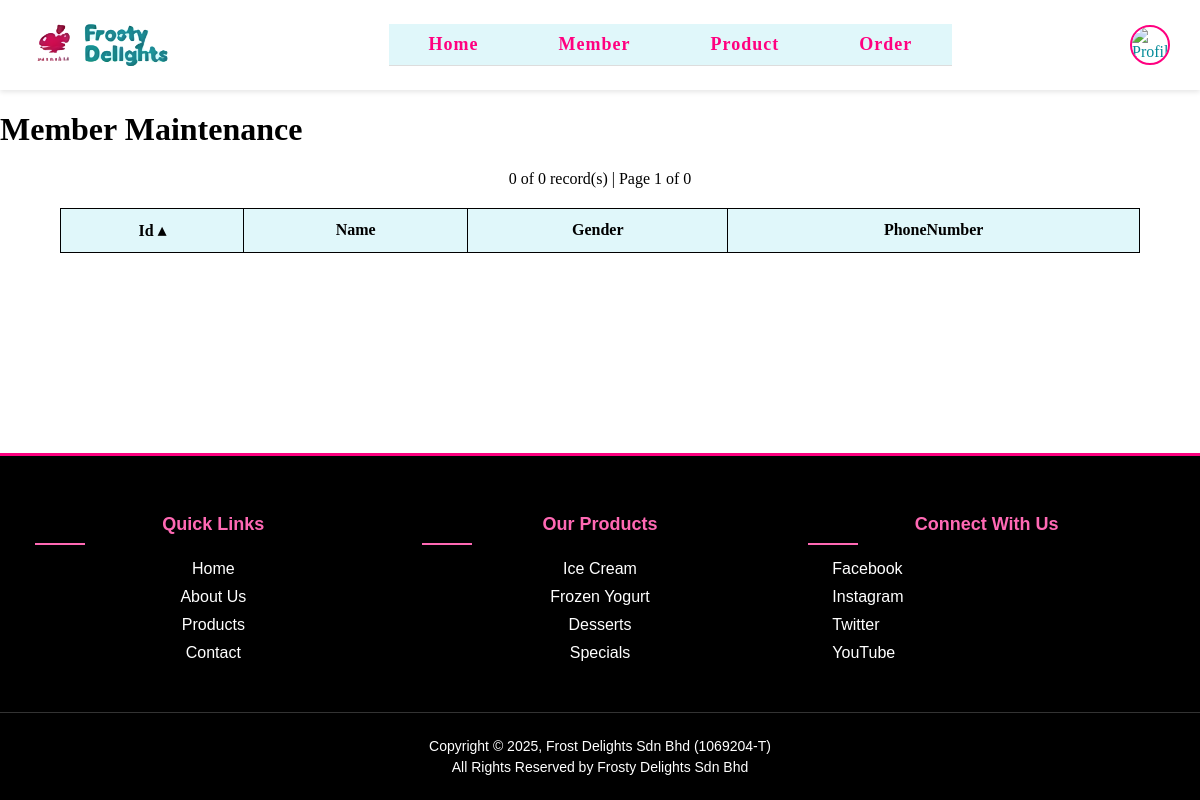
The page /modules/memberMain.php (signed in) on the database as committed earlier.
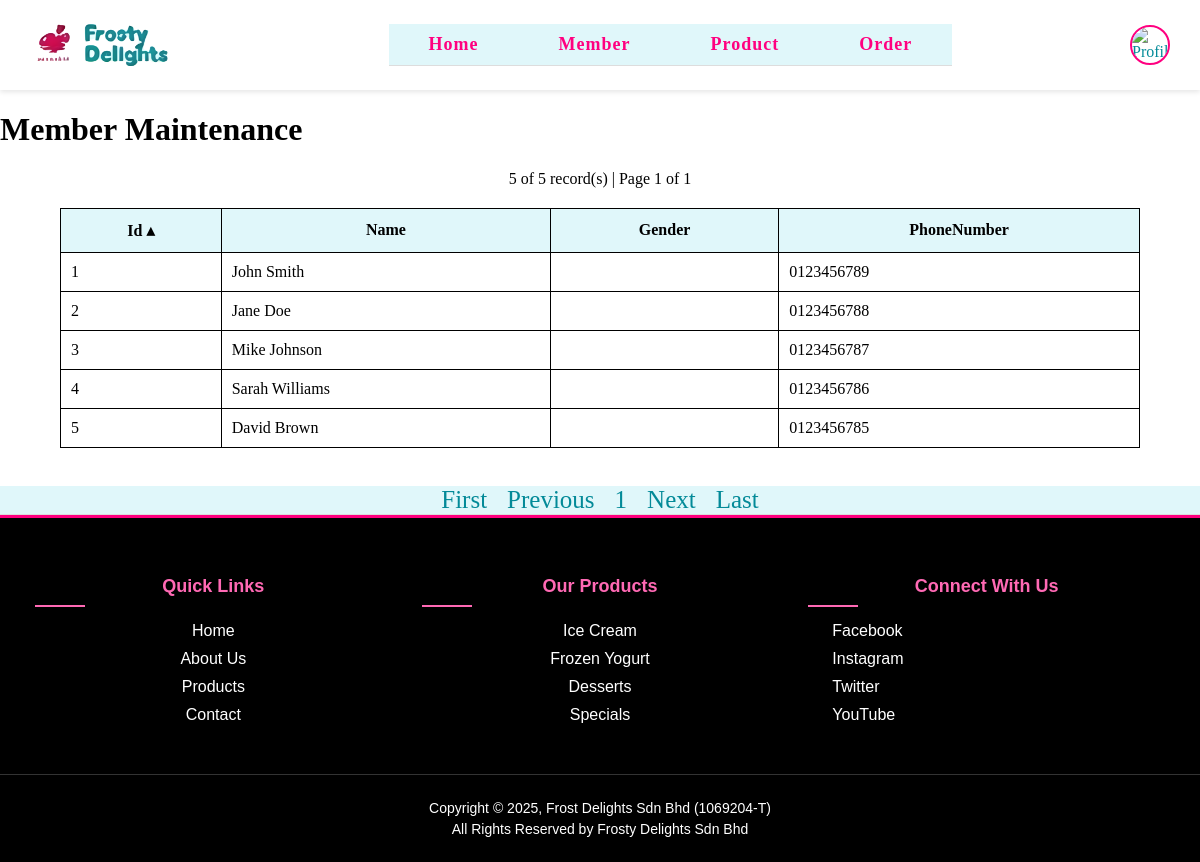
The same page on the database as committed later.
### tables this page shows
CREATE TABLE IF NOT EXISTS `customer` (
  `id` int(11) NOT NULL AUTO_INCREMENT,
  `name` text NOT NULL,
  `password` text NOT NULL,
  `phoneNumber` text NOT NULL,
  `email` text NOT NULL,
  `birthday` date NOT NULL,
  `profile_picture` varchar(255) DEFAULT NULL,
  `session_id` varchar(255) DEFAULT NULL,
  PRIMARY KEY (`id`)
);

### modules/memberMain.php (the view, shortened to what this page needs)
<?php
require '../base.php';
$fields = [
    'id'         => 'Id',
    'name'       => 'Name',
    'gender'     => 'Gender',
    'phoneNumber' => 'PhoneNumber',
];
$sort = req('sort');
key_exists($sort, $fields) || $sort = 'id';
$dir = req('dir');
in_array($dir, ['asc', 'desc']) || $dir = 'asc';
$page = req('page', 1);
require_once '../lib/SimplePager.php';
$p = new SimplePager("SELECT * FROM Customer ORDER BY $sort $dir", [], 10, $page);
$arr = $p->result;
$_title = 'Member Maintenance';
include '../header.php';
?>
<!DOCTYPE html>
<html lang="en">
<head>
    <link rel="stylesheet" href="../css/style.css">
</head>
<body>
    <p class="pagination">
        <?= $p->count ?> of <?= $p->item_count ?> record(s) |
        Page <?= $p->page ?> of <?= $p->page_count ?>
    </p>
    <table class="table">
        <tr>
            <?= table_headers($fields, $sort, $dir, "page=$page") ?>
        </tr>
        <?php foreach ($arr as $s): ?>
        <tr>
            <td><?= $s->id ?></td>
            <td><?= $s->name ?></td>
            <td><?= $s->gender ?></td>
            <td><?= $s->phoneNumber ?></td>
        </tr>
        <?php endforeach ?>
    </table>
    <br>
    <?= $p->html("sort=$sort&dir=$dir") ?>
</body>
<?php
include '../footer.php';

### header.php (shortened to what this page needs)
<?php
$base_path = '';
if (strpos($_SERVER['PHP_SELF'], '/modules/') !== false) {
    $base_path = '../';
}
?>
<!DOCTYPE html>
<html lang="en">
<head>
    <link rel="stylesheet" href="../css/style.css">
    <link rel="stylesheet" href="https://cdnjs.cloudflare.com/ajax/libs/font-awesome/6.4.0/css/all.min.css">
</head>
<body>
    <?php if (isset($_SESSION['message'])): ?>
        <div class="message-container">
        </div>
    <?php endif; ?>
    <header>
        <div class="logo">
            <a href="<?php echo isset($_SESSION['role']) && $_SESSION['role'] == 'Admin' ? '/modules/adminPage.php' : '/index.php'; ?>">
                <img src="/images/logo.png" alt="Frost Delights Logo">
            </a>
        </div>
<nav>
    <ul class="main-menu">
        <?php if (isAdmin()): ?>
            <li><a href="<?= $base_path ?>modules/adminPage.php">Home</a></li>
            <li><a href="<?= $base_path ?>modules/memberMain.php">Member</a></li>
            <li><a href="<?= $base_path ?>modules/productMain.php">Product</a></li>
            <li><a href="<?= $base_path ?>modules/orderMain.php">Order</a></li>
        <?php endif; ?>
    </ul>
</nav>
        <div class="user-profile">
            <?php if ($_user): ?>
                <div class="dropdown">
                    <div class="profile-pic-container">
                        <?php if (isset($_SESSION['profile_picture']) && $_SESSION['profile_picture']): ?>
                            <img src="/<?= $_SESSION['profile_picture'] ?>" alt="Profile" class="profile-pic">
                        <?php else: ?>
                            <img src="/assets/images/default-user.png" alt="Profile" class="profile-pic">
                        <?php endif; ?>
                    </div>
                </div>
            <?php endif; ?>
        </div>
    </header>
    <body>
        <main>
            <h1><?= $_title ?? '' ?></h1>

### base.php (shortened to what this page needs)
<?php
function req($key, $value = null) {
    $value = $_REQUEST[$key] ?? $value;
    return is_array($value) ? array_map('trim', $value) : trim($value);
}
function table_headers($fields, $sort, $dir, $href = '') {
    foreach ($fields as $k => $v) {
        $d = 'asc';
        $c = '';
        if ($k == $sort) {
            $d = $dir == 'asc' ? 'desc' : 'asc';
            $c = $dir;
        }
        echo "<th><a href='?sort=$k&dir=$d&$href' class='$c'>$v</a></th>";
    }
}
$_user = $_SESSION['user'] ?? null;
function isAdmin(): bool{
    return isset($_SESSION['role']) && $_SESSION['role'] == 'Admin';
}

### footer.php (shortened to what this page needs)
</main>
<footer class="modern-footer">
    <div class="footer-container">
        <div class="footer-section">
            <h3>Quick Links</h3>
            <ul>
                <li><a href="index.php">Home</a></li>
                <li><a href="about.php">About Us</a></li>
                <li><a href="products.php">Products</a></li>
                <li><a href="contact.php">Contact</a></li>
            </ul>
        </div>
        <div class="footer-section">
            <h3>Our Products</h3>
            <ul>
                <li><a href="products.php?category=ice-cream">Ice Cream</a></li>
                <li><a href="products.php?category=frozen-yogurt">Frozen Yogurt</a></li>
                <li><a href="products.php?category=desserts">Desserts</a></li>
                <li><a href="products.php?category=specials">Specials</a></li>
            </ul>
        </div>
        <div class="footer-section">
            <h3>Connect With Us</h3>
            <ul class="social-links">
                <li><a href="#"><i class="fa fa-facebook"></i> Facebook</a></li>
                <li><a href="#"><i class="fa fa-instagram"></i> Instagram</a></li>
                <li><a href="#"><i class="fa fa-twitter"></i> Twitter</a></li>
                <li><a href="#"><i class="fa fa-youtube"></i> YouTube</a></li>
            </ul>
        </div>
    </div>
    <div class="footer-bottom">
        <p>Copyright &copy; <?= date('Y')?>, Frost Delights Sdn Bhd (1069204-T)</p>
        <p>All Rights Reserved by Frosty Delights Sdn Bhd</p>
    </div>
</footer>
<link rel="stylesheet" href="https://cdnjs.cloudflare.com/ajax/libs/font-awesome/5.15.3/css/all.min.css">
</body>
</html>

### lib/SimplePager.php (shortened to what this page needs)
<?php
class SimplePager {
    public $page;
    public $page_count;
    public $result;
    public function __construct($query, $params, $limit, $page) {
        global $_db;
        $this->limit = ctype_digit($limit) ? max($limit, 1) : 10;
        $this->page = ctype_digit($page) ? max($page, 1) : 1;
        $q = preg_replace('/SELECT.+FROM/', 'SELECT COUNT(*) FROM', $query, 1);
        $stm = $_db->prepare($q);
        $stm->execute($params);
        $this->item_count = $stm->fetchColumn();
        $this->page_count = ceil($this->item_count / $this->limit);
        $offset = ($this->page - 1) * $this->limit;
        $stm = $_db->prepare($query . " LIMIT $offset, $this->limit");
        $stm->execute($params);
        $this->result = $stm->fetchAll();
        $this->count = count($this->result);
    }
    public function html($href = '', $attr = '') {
        if (!$this->result) return;
        $prev = max($this->page - 1, 1);
        $next = min($this->page + 1, $this->page_count);
        echo "<nav class='pager' $attr>";
        echo "<a href='?page=1&$href'>First</a>";
        echo "<a href='?page=$prev&$href'>Previous</a>";
        for ($p = 1; $p <= $this->page_count; $p++) {
            $c = $p == $this->page ? 'active' : '';
            echo "<a href='?page=$p&$href' class='$c'>$p</a>";
        }
        echo "<a href='?page=$next&$href'>Next</a>";
        echo "<a href='?page=$this->page_count&$href'>Last</a>";
        echo "</nav>";
    }
}

### css/style.css (style rules this page uses)
:root { --primary-color: #ff0080; --primary-light: #ff69b4; --primary-dark: #d6006b; --secondary-color: #000; --text-color: #fff; --card-bg: #181818; --accent-color: #222; }
html, body { height: 100%; min-height: 100%; margin: 0; padding: 0; }
body { display: flex; flex-direction: column; min-height: 100vh; }
img { display: flex; width: 40px; height: 40px; }
main { flex: 1; }
header { background: var(--secondary-color); color: var(--primary-color); padding: 10px 20px ; background-color: #E0F7FA; color: #038A98; }
nav { background: var(--secondary-color); border-bottom: 2px solid var(--primary-color); display: flex; align-items: center; background-color: #E0F7FA; border-bottom: 1px solid #ddd; justify-items: center; }
nav a { text-decoration: none; color: #038A98; font-size: 25px; margin: 0 10px; transition: color 0.3s ease; }
header { display: flex; justify-content: space-between; align-items: center; padding: 15px 30px; background-color: #fff; box-shadow: 0 2px 5px rgba(0,0,0,0.1); position: relative; }
.logo img, #logo { height: 60px; width: auto; margin-right: 20px; }
.main-menu { display: flex; list-style: none; margin: 0; padding: 0; }
.main-menu li { margin: 0 30px; }
.main-menu a, .nav-link { color: var(--primary-color) !important; font-weight: bold; font-size: 18px; text-decoration: none; transition: color 0.3s; letter-spacing: 1px; padding: 10px 0; display: inline-block; }
.user-profile { display: flex; align-items: center; justify-content: flex-end; }
.profile-pic-container { cursor: pointer; }
.profile-pic { width: 40px; height: 40px; border-radius: 50%; object-fit: cover; border: 2px solid var(--primary-color); transition: transform 0.2s; }
.dropdown { position: relative; display: inline-block; }
.message-container { position: fixed; top: 20px; left: 50%; transform: translateX(-50%); z-index: 1000; }
footer, .main-footer { background: var(--secondary-color); color: var(--primary-light); border-top: 3px solid var(--primary-color); flex-shrink: 0; width: 100%; box-sizing: border-box; text-align: center; position: relative; z-index: 1; margin-top: 0; padding: 15px 0; }
a, a:visited { color: var(--primary-light); text-decoration: none; transition: color 0.2s; }
nav.pager { justify-content: center; margin: auto; }
.pagination { text-align: center; margin: 15px auto; }
.table { width: 90%; border-collapse: collapse; margin: 20px auto; }
.table th, .table td { border: 1px solid #000; padding: 10px; }
.table th { color: #000; background: #E0F7FA; padding: 12px 15px; }
.table th a { color: inherit; display: block; }
.table th a.asc::after { content: ' ▴'; }
* { outline: none; border: none; box-sizing: border-box; }

### footer.php (style rules this page uses)
.modern-footer { background-color: #000; color: #fff; padding: 40px 0 20px; font-family: Arial, sans-serif; }
.footer-container { display: flex; flex-wrap: wrap; justify-content: space-around; max-width: 1200px; margin: 0 auto; padding: 0 20px; }
.footer-section { flex: 1; min-width: 200px; margin-bottom: 20px; padding: 0 15px; }
.footer-section h3 { color: #ff69b4; font-size: 18px; margin-bottom: 15px; font-weight: 600; position: relative; padding-bottom: 10px; }
.footer-section h3:after { content: ''; position: absolute; left: 0; bottom: 0; width: 50px; height: 2px; background-color: #ff69b4; }
.footer-section ul { list-style: none; padding: 0; margin: 0; }
.footer-section ul li { margin-bottom: 10px; }
.footer-section ul li a { color: #fff; text-decoration: none; transition: color 0.3s ease; }
.social-links li a { display: flex; align-items: center; }
.social-links li a i { margin-right: 8px; }
.footer-bottom { text-align: center; padding-top: 20px; margin-top: 20px; border-top: 1px solid #333; }
.footer-bottom p { margin: 5px 0; font-size: 14px; }

Rows that differ between the two databases and show on the page:
added customer: id "1", name "John Smith", phoneNumber "0123456789"
added customer: id "2", name "Jane Doe", phoneNumber "0123456788"
added customer: id "3", name "Mike Johnson", phoneNumber "0123456787"
added customer: id "4", name "Sarah Williams", phoneNumber "0123456786"
added customer: id "5", name "David Brown", phoneNumber "0123456785"
Other text that changed with them:
$p->count: "0" → "5"
$p->item_count: "0" → "5"
$p->page_count: "0" → "1"
text now shown: "First Previous Next Last"
new list line: "1"
